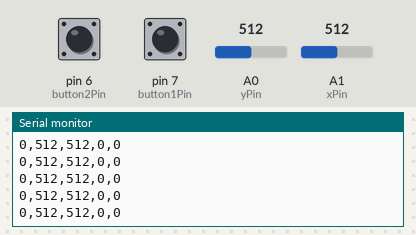
Bench run of a sketch on a simulated Arduino Uno, built with avr-gcc and run on an emulated ATmega328P. Parts: the last lines printed to the serial monitor. Inputs (shaded band) come from the test bench; at power-on: A0 (yPin) = 512, A1 (xPin) = 512, pin 6 (button2Pin) LOW, pin 7 (button1Pin) LOW.

Above: at 1.7 s.
1.8 s: A0 (yPin) set to 716
At 2.6 s:
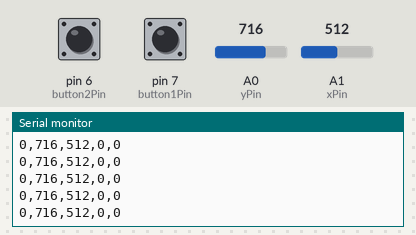
3.3 s: A1 (xPin) set to 122
At 3.9 s:
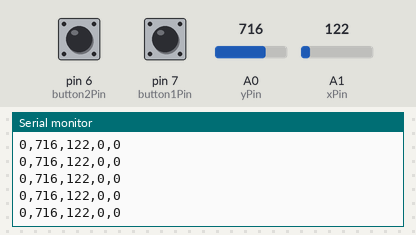
6.3 s: pin 6 (button2Pin) pulled HIGH for 0.15 s
7.9 s: pin 7 (button1Pin) pulled HIGH for 0.15 s
9.5 s: A1 (xPin) set to 306
At 10.0 s:
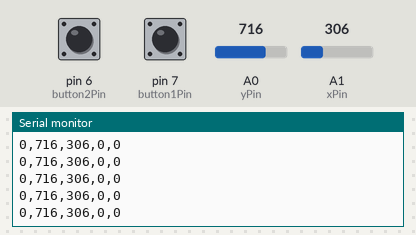
12.5 s: pin 6 (button2Pin) pulled HIGH for 1 s
At 13.0 s:
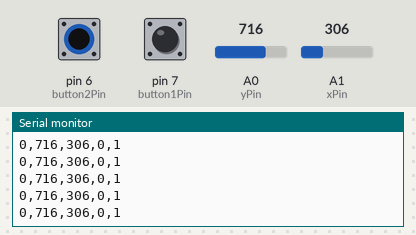
Timing chart, 0 to 15.5 s (numbered marks = the images above; inputs shaded):
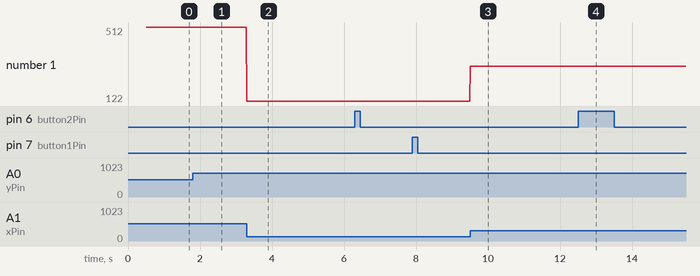

Measured:
- after the input at 1.8 s, the serial monitor: prints a new line at once (image 1)
- after the input at 3.3 s, the serial monitor: prints a new line at once (image 2)
- after the input at 9.5 s, the serial monitor: prints a new line at once (image 3)
- after the input at 12.5 s, the serial monitor: prints a new line at once (image 4)
- plotted number 1: 512 → 122 after the input at 3.3 s, 122 → 306 after the input at 9.5 s

The sketch:

lab52d2.ino
```cpp
// ============================================
// MECH Lab - MATLAB Communication (Y Only)
// Sends: counter,yValue
// ============================================
const int button1Pin = 7;
const int button2Pin = 6;
const int yPin = A0;
const int xPin = A1;
long counter = 0;
unsigned long lastDebounceTime = 0;  // the last time the output pin was toggled
unsigned long debounceDelay = 50;

void setup() {
  Serial.begin(115200);   // MUST match MATLAB
  pinMode(button1Pin, INPUT);
  pinMode(button2Pin, INPUT);
  delay(500);
}

void loop() {
  //if (Serial.available() > 2)
  //{

    int yValue = analogRead(yPin);   // 0–1023
    int xValue = analogRead(xPin);


     // the current state of the output pin
    int button1State = digitalRead(button1Pin);         // the current reading from the input pin
  // the previous reading from the input pin

    int button2State = digitalRead(button2Pin);


  Serial.println(String(String(counter)+","+String(yValue)+","+String(xValue)+","+String(button1State)+","+String(button2State)));
  delay(10);

}
```
